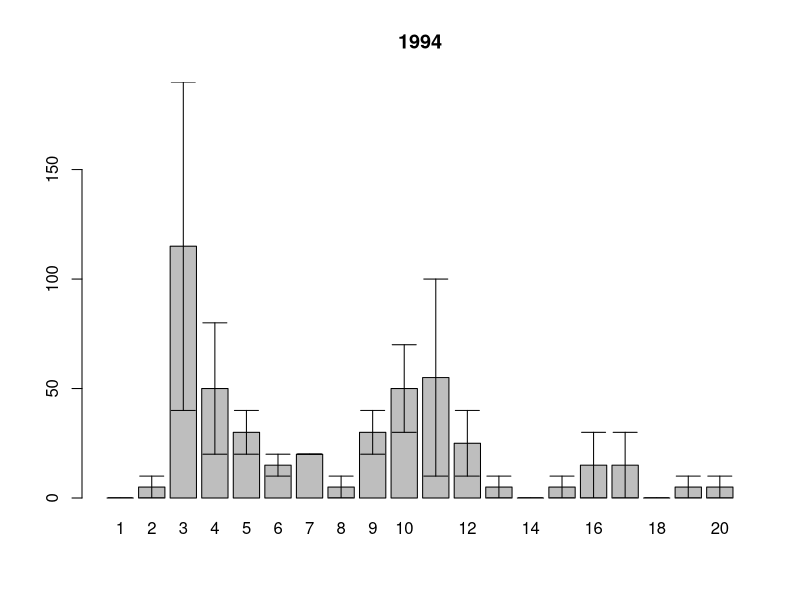
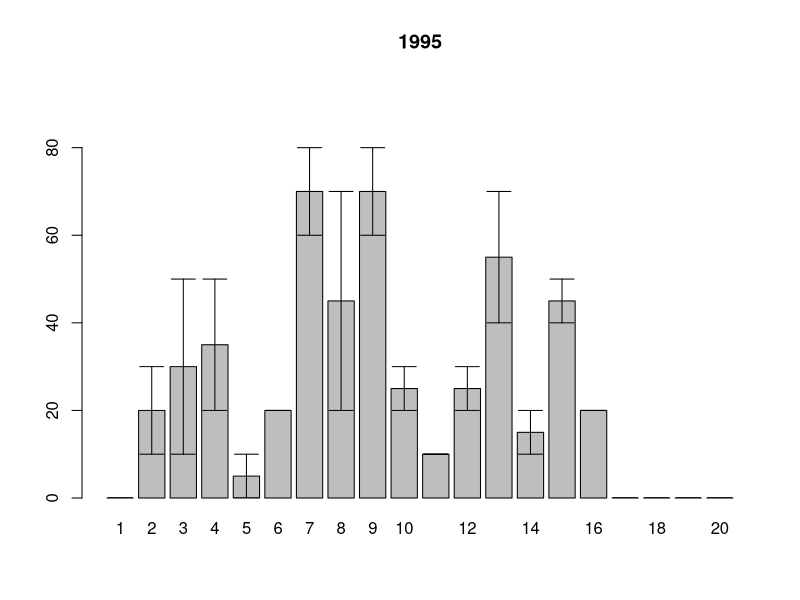
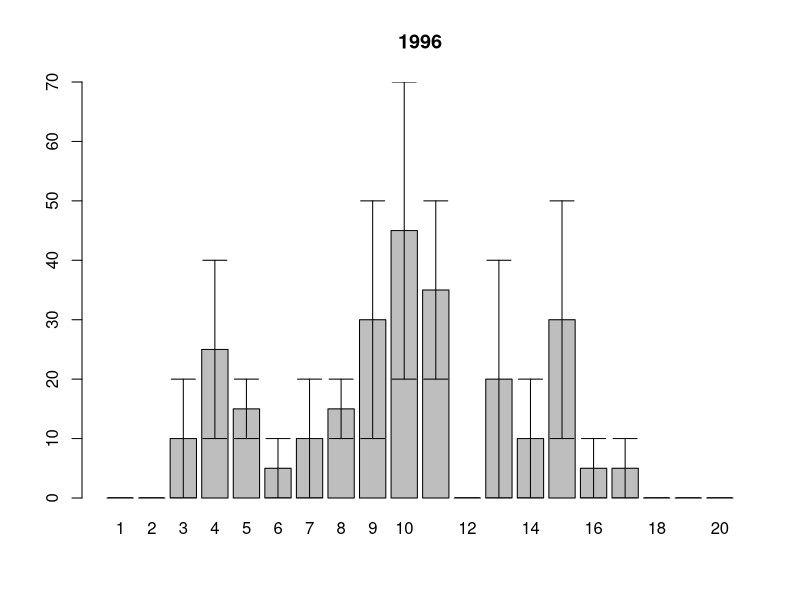
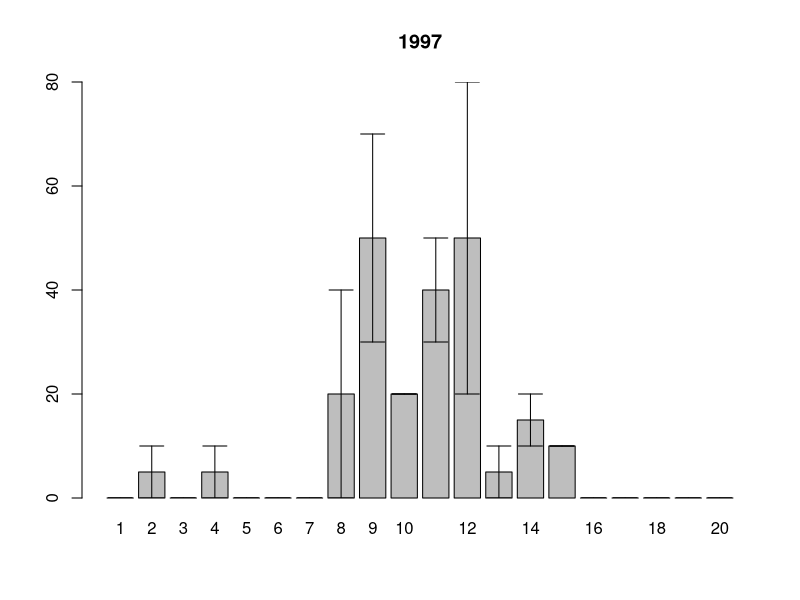
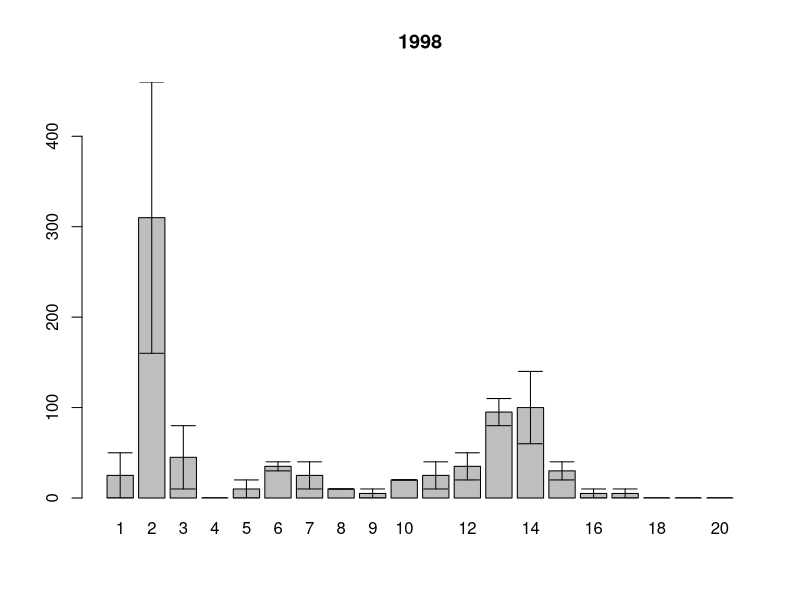
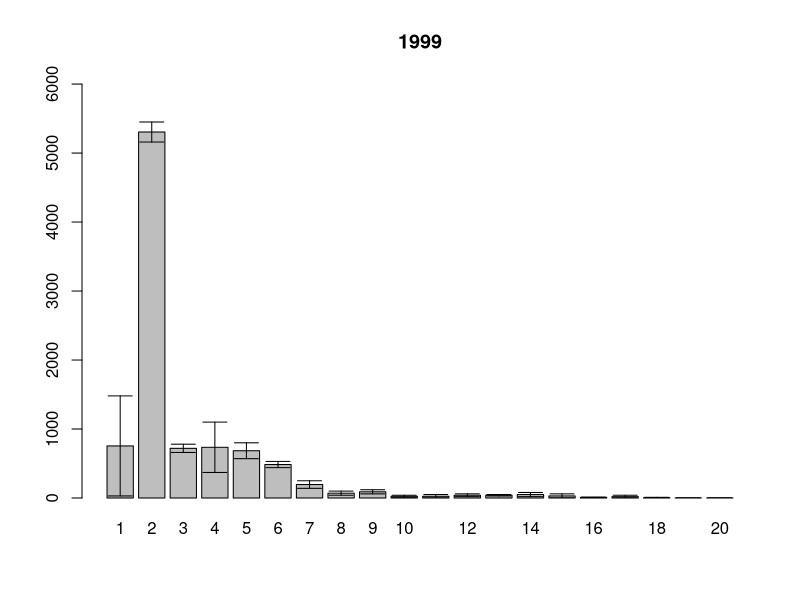
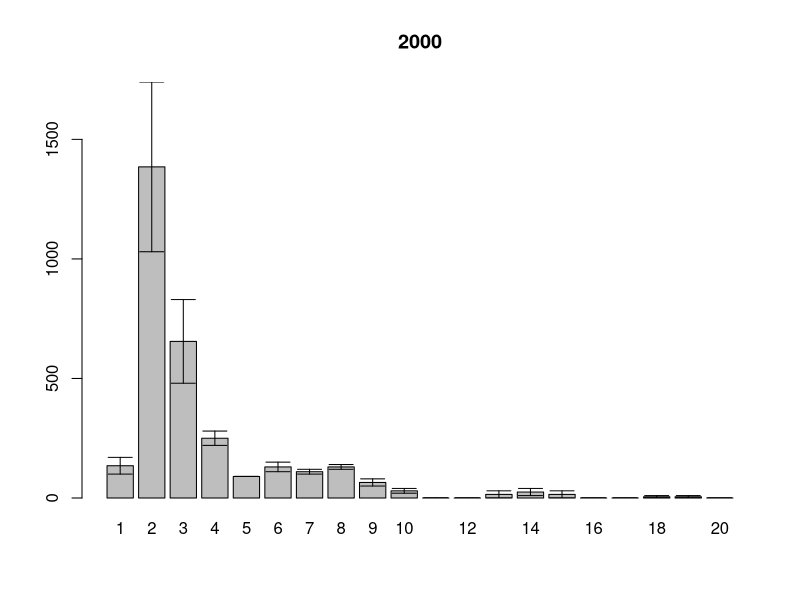
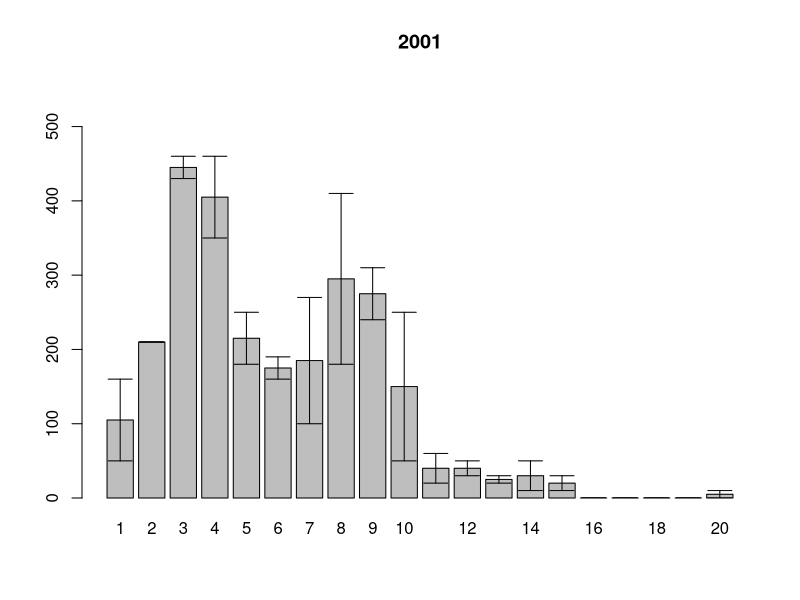

R code for these plots, in order:
setwd("~/Dropbox/PhD_thesis/White_Sea/Ryashkov_ZRS/")

# размерная структура суммарно по годам по горизонтам
ishodnik<-read.table(file="length.csv", sep=";", dec=",", head=T)
samples.squares<-read.table(file="squares.csv", sep=";", dec=",", head=T)
samples.names<-read.table(file="sample.csv", sep=";", dec=",", head=T)
attach(ishodnik)
#year<-factor(year)

Length.int<-cut(Length.mm, breaks=seq(0,20,1))

(size.str.table<-table(Length.int,year,sample))

size.str.df<-as.data.frame(size.str.table) # как таблица данных

#убираем те пробы которых на самом деле нету
for (i in 1:length(levels(size.str.df$year)))
{ (xxx<-size.str.df$sample[size.str.df$year==levels(size.str.df$year)[i] ]%in%
     samples.names$sample[samples.names$year==levels(size.str.df$year)[i]])
  antixxx<-as.logical(1-xxx)
  size.str.df$Freq[size.str.df$year==levels(size.str.df$year)[i]][antixxx]<-NA
}


# SUBSET - для фильтрации таблицы данных
# APPLY - кто-то из них для средней и СД по фрейму

#теперь на квадратный метр
size.str.sqmeter<-size.str.df
for (i in 1:length(levels(size.str.sqmeter$year)))
{
  size.str.sqmeter$Freq[size.str.sqmeter$year==levels(size.str.sqmeter$year)[i]]<-size.str.sqmeter$Freq[size.str.sqmeter$year==levels(size.str.sqmeter$year)[i]] * samples.squares$square[samples.squares$year==levels(size.str.sqmeter$year)[i]]
}

#subset(size.str.sqmeter,subset=size.str.sqmeter$year=="1992")

#и среднее??
# tapply выдает как резудьтат матрицу
(mean.sizestr.sqmeter<-t(tapply(size.str.sqmeter$Freq,INDEX=list(size.str.sqmeter$year, size.str.sqmeter$Length.int),FUN=mean, na.rm=T)))
mean.sqmeter.df<-as.data.frame(mean.sizestr.sqmeter)
(sd.sizestr.sqmeter<-tapply(size.str.sqmeter$Freq,INDEX=list(size.str.sqmeter$year, size.str.sqmeter$Length.int),FUN=sd, na.rm=T))

n.samples<-tapply(samples.names$sample,samples.names$year, length )

(sem.sizestr.sqmeter <-t(sd.sizestr.sqmeter/sqrt(as.vector(n.samples))))
sem.sqmeter.df<-as.data.frame(sem.sizestr.sqmeter)

length.class<-seq(1,20,1)

#from R-book 
error.bars<-function(yv,z,nn){
  xv<-
    barplot(yv,ylim=c(0,(max(yv)+max(z))),names=nn)#,ylab=deparse(substitute(yv)))
  g=(max(xv)-min(xv))/50
  for (i in 1:length(xv)) {
    lines(c(xv[i],xv[i]),c(yv[i]+z[i],yv[i]-z[i]))
    lines(c(xv[i]-g,xv[i]+g),c(yv[i]+z[i], yv[i]+z[i]))
    lines(c(xv[i]-g,xv[i]+g),c(yv[i]-z[i], yv[i]-z[i]))
  }}


  for (j in 1:length(colnames(mean.sizestr.sqmeter)))
  {
    pdf(file=paste("zrs", colnames(mean.sizestr.sqmeter)[j], ".pdf",sep="_"), paper="a4")
    error.bars(yv=mean.sizestr.sqmeter[,j], nn=length.class, z=sem.sizestr.sqmeter[,j])
    title(main=colnames(mean.sizestr.sqmeter)[j], xlab="", ylab="")
    dev.off()
  }

